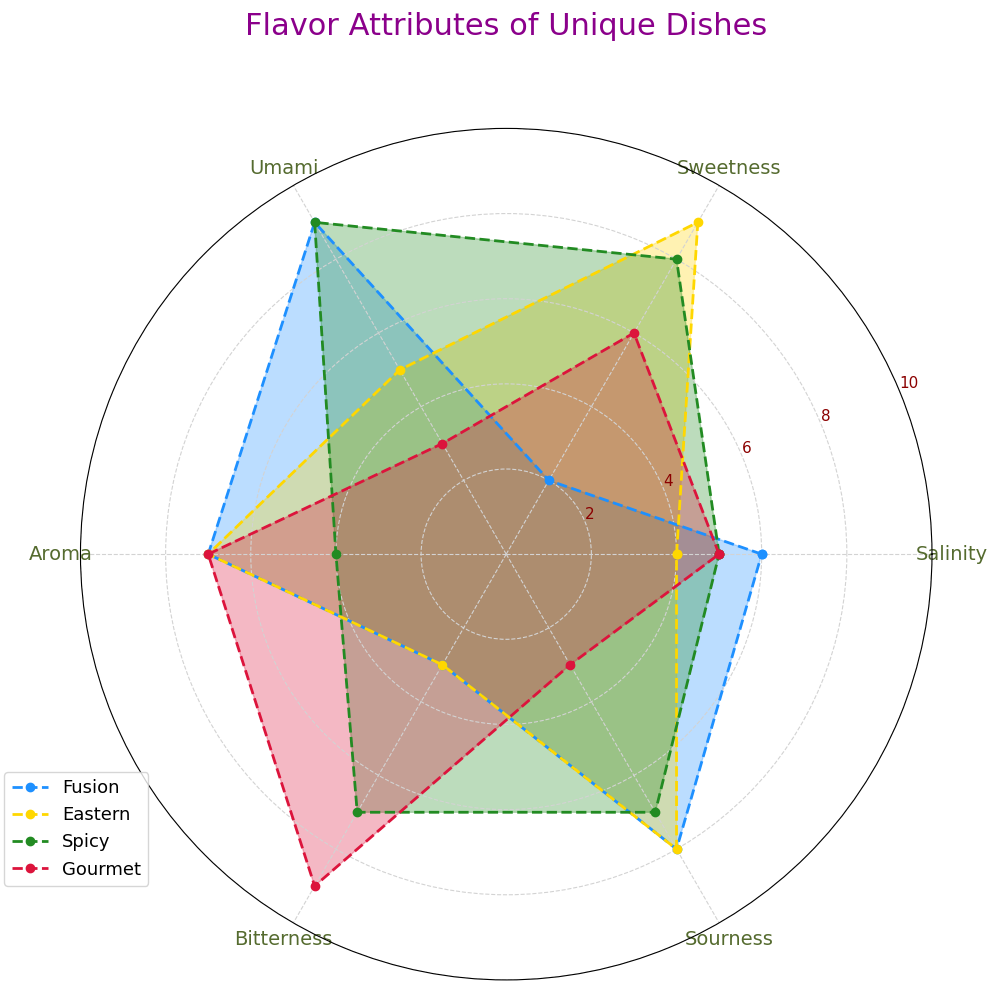

Here is the Python script that generated this plot:
import matplotlib.pyplot as plt
import numpy as np

attributes = ['Salinity', 'Sweetness', 'Umami', 'Aroma', 'Bitterness', 'Sourness']
num_vars = len(attributes)

cuisine_italian = [6, 2, 9, 7, 3, 8]
cuisine_japanese = [4, 9, 5, 7, 3, 8]
cuisine_indian = [5, 8, 9, 4, 7, 7]
cuisine_french = [5, 6, 3, 7, 9, 3]

cuisine_italian += cuisine_italian[:1]
cuisine_japanese += cuisine_japanese[:1]
cuisine_indian += cuisine_indian[:1]
cuisine_french += cuisine_french[:1]

angles = np.linspace(0, 2 * np.pi, num_vars, endpoint=False).tolist()
angles += angles[:1]

fig, ax = plt.subplots(figsize=(10, 10), subplot_kw=dict(polar=True))

plt.xticks(angles[:-1], attributes, color='darkolivegreen', size=14)
ax.set_yticklabels(["2", "4", "6", "8", "10"], color='darkred', size=11)
ax.set_ylim(0, 10)
ax.grid(color='lightgrey', linestyle='--', linewidth=0.8)

# Updated colors
colors = ['#1E90FF', '#FFD700', '#228B22', '#DC143C']
cuisines = [cuisine_italian, cuisine_japanese, cuisine_indian, cuisine_french]
cuisine_names = ['Fusion', 'Eastern', 'Spicy', 'Gourmet']

for data, name, color in zip(cuisines, cuisine_names, colors):
    ax.fill(angles, data, color=color, alpha=0.3)
    ax.plot(angles, data, linewidth=2, linestyle='--', marker='o', label=name, color=color)

plt.title('Flavor Attributes of Unique Dishes', size=22, color='darkmagenta', y=1.1)
plt.legend(loc='lower left', bbox_to_anchor=(-0.1, 0.1), fontsize=13, frameon=True)
plt.tight_layout()
plt.show()
